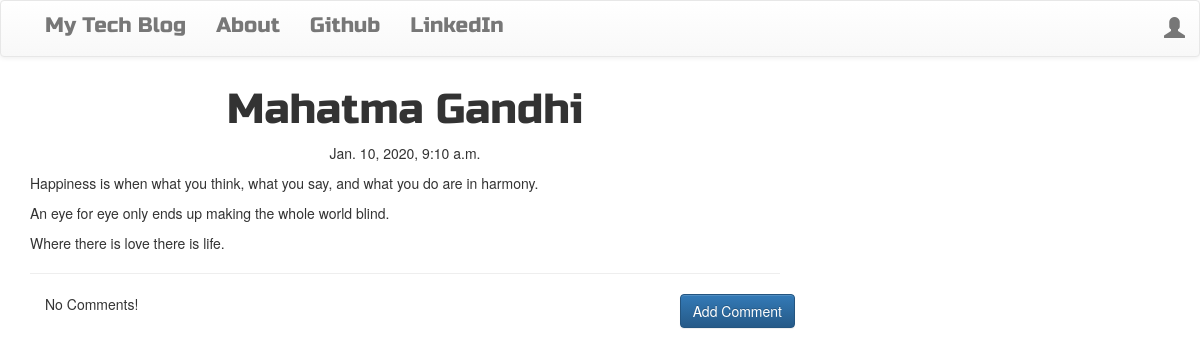
The app's page /post/24/ with its own data.
### blog/models.py (models this page shows, shortened)
class Post(models.Model):
    author = models.ForeignKey('auth.User')
    title = models.CharField(max_length=200)
    text = models.TextField()
    created_date = models.DateTimeField(default=timezone.now)
    published_date = models.DateTimeField(blank=True,null=True)

### blog/views.py (the view)
# urls.py: url(r'^post/(?P<pk>\d+)/$',views.PostDetailView.as_view(),name="post_detail"),
class PostDetailView(DetailView):
    model = Post

### blog/templates/blog/post_detail.html (shortened to what this page needs)
{% extends "blog/base.html" %}
 {% block content %}
                     <h1 class="posttitle loader">{{post.title}}</h1>
                    {% if post.published_date %}
                            <div class="date postdate">
                                 {{post.published_date}}
                            </div>
                  {% else %}
                            <a class="btn btn-default" href="{% url 'post_publish' pk=post.pk %}">Publish</a>
                  {% endif %}
                  <p class="postcontent">{{post.text|safe|linebreaksbr}}</p>
   <hr>
   <a class="btn btn-primary btn-comment" href="{% url 'add_comment_to_post' pk=post.pk %}">Add Comment</a>
  <div class="container">
  {% for comment in post.comment.all %}
  <br>
           {% if user.is_authenticated or comment.approved_comment %}
                 {{comment.created_date}}
                 {% if not comment.approved_comment %}
                    <a class="btn btn-primary" href="{% url 'comment_remove' pk=comment.pk %}"><span class="glyphicon glyphicon-remove"></span></a>
                    <a class="btn btn-primary" href="{% url 'comment_approved' pk=comment.pk %}"><span class="glyphicon glyphicon-ok"></span></a>
                 {% endif %}
                <p>{{comment.text|safe|linebreaks}}</p>
                <p>Posted By: {{comment.author}}</p>
                {% endif %}
            {% empty %}
                <p>No Comments!</p>
        {% endfor %}
    </div>
 {% endblock %}

### blog/static/css/blog.css (style rules this page uses)
.postdate { text-align: center; }
.posttitle { font-family: 'Russo One', sans-serif; font-size: 3em; text-align: center; }
.postcontent { font-family: 'Montez'; font-size: 1.5em; }
.btn-comment { position: absolute; right: 0px; }
.loader { filter:hue-rotate(0deg); color:linear-gradient(45deg,#0f8,#08f); animation:hue 10000ms infinite linear; }

### records on screen
Post: title "Mahatma Gandhi", published_date "Jan. 10, 2020, 9:10 a.m.", text "Happiness is when what you think, what you say, and what you do are in harmony. An eye for eye only ends up making the whole world blind. Where there is love there is life."
